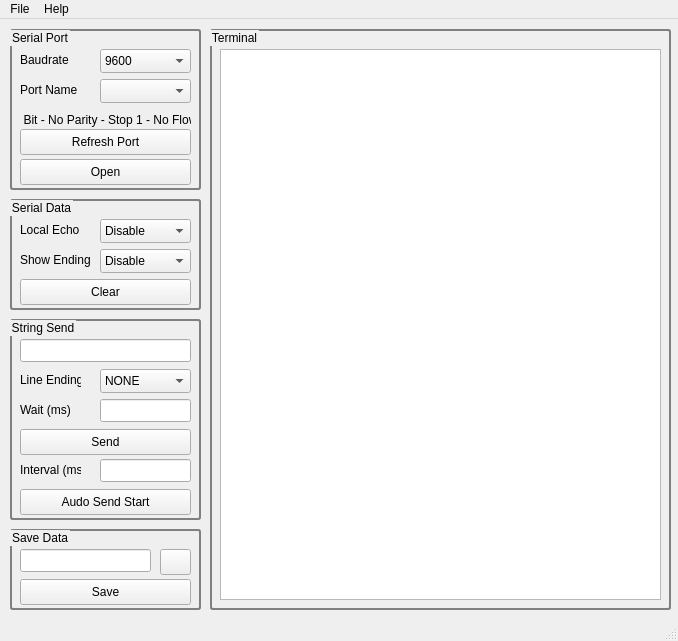
<?xml version="1.0" encoding="UTF-8"?>
<ui version="4.0">
 <class>qtserterm</class>
 <widget class="QMainWindow" name="qtserterm">
  <property name="geometry">
   <rect>
    <x>0</x>
    <y>0</y>
    <width>678</width>
    <height>641</height>
   </rect>
  </property>
  <property name="windowTitle">
   <string>Simple Qt Serial Terminal</string>
  </property>
  <property name="windowIcon">
   <iconset theme="terminal"/>
  </property>
  <widget class="QWidget" name="centralwidget">
   <widget class="QGroupBox" name="grpSerialPort">
    <property name="geometry">
     <rect>
      <x>10</x>
      <y>10</y>
      <width>191</width>
      <height>161</height>
     </rect>
    </property>
    <property name="styleSheet">
     <string notr="true">QGroupBox { 
     border: 2px solid gray; 
     border-radius: 3px; 
 } </string>
    </property>
    <property name="title">
     <string>Serial Port</string>
    </property>
    <widget class="QLabel" name="lblBaud">
     <property name="geometry">
      <rect>
       <x>10</x>
       <y>20</y>
       <width>51</width>
       <height>21</height>
      </rect>
     </property>
     <property name="text">
      <string>Baudrate</string>
     </property>
    </widget>
    <widget class="QComboBox" name="cmbBaud">
     <property name="geometry">
      <rect>
       <x>90</x>
       <y>20</y>
       <width>91</width>
       <height>24</height>
      </rect>
     </property>
     <property name="currentIndex">
      <number>0</number>
     </property>
     <item>
      <property name="text">
       <string>9600</string>
      </property>
     </item>
     <item>
      <property name="text">
       <string>19200</string>
      </property>
     </item>
     <item>
      <property name="text">
       <string>38400</string>
      </property>
     </item>
     <item>
      <property name="text">
       <string>57600</string>
      </property>
     </item>
     <item>
      <property name="text">
       <string>115200</string>
      </property>
     </item>
    </widget>
    <widget class="QLabel" name="lblPort">
     <property name="geometry">
      <rect>
       <x>10</x>
       <y>50</y>
       <width>61</width>
       <height>21</height>
      </rect>
     </property>
     <property name="text">
      <string>Port Name</string>
     </property>
    </widget>
    <widget class="QComboBox" name="cmbPort">
     <property name="geometry">
      <rect>
       <x>90</x>
       <y>50</y>
       <width>91</width>
       <height>24</height>
      </rect>
     </property>
     <property name="currentIndex">
      <number>-1</number>
     </property>
    </widget>
    <widget class="QLabel" name="lblParams">
     <property name="geometry">
      <rect>
       <x>10</x>
       <y>80</y>
       <width>171</width>
       <height>21</height>
      </rect>
     </property>
     <property name="text">
      <string>8 Bit - No Parity - Stop 1 - No Flow</string>
     </property>
     <property name="alignment">
      <set>Qt::AlignCenter</set>
     </property>
    </widget>
    <widget class="QPushButton" name="btnPortScan">
     <property name="geometry">
      <rect>
       <x>10</x>
       <y>100</y>
       <width>171</width>
       <height>26</height>
      </rect>
     </property>
     <property name="text">
      <string>Refresh Port</string>
     </property>
    </widget>
    <widget class="QPushButton" name="btnPortOpen">
     <property name="geometry">
      <rect>
       <x>10</x>
       <y>130</y>
       <width>171</width>
       <height>26</height>
      </rect>
     </property>
     <property name="text">
      <string>Open</string>
     </property>
    </widget>
   </widget>
   <widget class="QGroupBox" name="groupBox">
    <property name="geometry">
     <rect>
      <x>210</x>
      <y>10</y>
      <width>461</width>
      <height>581</height>
     </rect>
    </property>
    <property name="styleSheet">
     <string notr="true">QGroupBox { 
     border: 2px solid gray; 
     border-radius: 3px; 
 } </string>
    </property>
    <property name="title">
     <string>Terminal</string>
    </property>
    <widget class="QPlainTextEdit" name="txtSerTerm">
     <property name="geometry">
      <rect>
       <x>10</x>
       <y>20</y>
       <width>441</width>
       <height>551</height>
      </rect>
     </property>
    </widget>
   </widget>
   <widget class="QGroupBox" name="grpSerialData">
    <property name="geometry">
     <rect>
      <x>10</x>
      <y>180</y>
      <width>191</width>
      <height>111</height>
     </rect>
    </property>
    <property name="styleSheet">
     <string notr="true">QGroupBox { 
     border: 2px solid gray; 
     border-radius: 3px; 
 } </string>
    </property>
    <property name="title">
     <string>Serial Data</string>
    </property>
    <widget class="QLabel" name="lblLocalEcho">
     <property name="geometry">
      <rect>
       <x>10</x>
       <y>20</y>
       <width>61</width>
       <height>21</height>
      </rect>
     </property>
     <property name="text">
      <string>Local Echo</string>
     </property>
    </widget>
    <widget class="QComboBox" name="cmbLocalEcho">
     <property name="geometry">
      <rect>
       <x>90</x>
       <y>20</y>
       <width>91</width>
       <height>24</height>
      </rect>
     </property>
     <property name="currentIndex">
      <number>0</number>
     </property>
     <item>
      <property name="text">
       <string>Disable</string>
      </property>
     </item>
     <item>
      <property name="text">
       <string>Enable</string>
      </property>
     </item>
    </widget>
    <widget class="QComboBox" name="cmbShowEnd">
     <property name="geometry">
      <rect>
       <x>90</x>
       <y>50</y>
       <width>91</width>
       <height>24</height>
      </rect>
     </property>
     <property name="currentIndex">
      <number>0</number>
     </property>
     <item>
      <property name="text">
       <string>Disable</string>
      </property>
     </item>
     <item>
      <property name="text">
       <string>Enable</string>
      </property>
     </item>
    </widget>
    <widget class="QLabel" name="lblShowEnd">
     <property name="geometry">
      <rect>
       <x>10</x>
       <y>50</y>
       <width>71</width>
       <height>21</height>
      </rect>
     </property>
     <property name="text">
      <string>Show Ending</string>
     </property>
    </widget>
    <widget class="QPushButton" name="btnClear">
     <property name="geometry">
      <rect>
       <x>10</x>
       <y>80</y>
       <width>171</width>
       <height>26</height>
      </rect>
     </property>
     <property name="text">
      <string>Clear</string>
     </property>
    </widget>
   </widget>
   <widget class="QGroupBox" name="grpFileDump">
    <property name="geometry">
     <rect>
      <x>10</x>
      <y>510</y>
      <width>191</width>
      <height>81</height>
     </rect>
    </property>
    <property name="styleSheet">
     <string notr="true">QGroupBox { 
     border: 2px solid gray; 
     border-radius: 3px; 
 } </string>
    </property>
    <property name="title">
     <string>Save Data</string>
    </property>
    <widget class="QLineEdit" name="txtFilePath">
     <property name="geometry">
      <rect>
       <x>10</x>
       <y>20</y>
       <width>131</width>
       <height>23</height>
      </rect>
     </property>
    </widget>
    <widget class="QPushButton" name="btnFileSave">
     <property name="geometry">
      <rect>
       <x>10</x>
       <y>50</y>
       <width>171</width>
       <height>26</height>
      </rect>
     </property>
     <property name="text">
      <string>Save</string>
     </property>
    </widget>
    <widget class="QPushButton" name="btnFilePath">
     <property name="geometry">
      <rect>
       <x>150</x>
       <y>20</y>
       <width>31</width>
       <height>26</height>
      </rect>
     </property>
     <property name="text">
      <string/>
     </property>
     <property name="icon">
      <iconset theme="folder-open"/>
     </property>
    </widget>
   </widget>
   <widget class="QGroupBox" name="AutoSend">
    <property name="geometry">
     <rect>
      <x>10</x>
      <y>300</y>
      <width>191</width>
      <height>201</height>
     </rect>
    </property>
    <property name="styleSheet">
     <string notr="true">QGroupBox { 
     border: 2px solid gray; 
     border-radius: 3px; 
 } </string>
    </property>
    <property name="title">
     <string>String Send</string>
    </property>
    <widget class="QLineEdit" name="txtDataSend">
     <property name="geometry">
      <rect>
       <x>10</x>
       <y>20</y>
       <width>171</width>
       <height>23</height>
      </rect>
     </property>
    </widget>
    <widget class="QLabel" name="lblLineEnd">
     <property name="geometry">
      <rect>
       <x>10</x>
       <y>50</y>
       <width>61</width>
       <height>21</height>
      </rect>
     </property>
     <property name="text">
      <string>Line Ending</string>
     </property>
    </widget>
    <widget class="QComboBox" name="cmbLineEnd">
     <property name="geometry">
      <rect>
       <x>90</x>
       <y>50</y>
       <width>91</width>
       <height>24</height>
      </rect>
     </property>
     <property name="currentIndex">
      <number>0</number>
     </property>
     <item>
      <property name="text">
       <string>NONE</string>
      </property>
     </item>
     <item>
      <property name="text">
       <string>CR</string>
      </property>
     </item>
     <item>
      <property name="text">
       <string>LF</string>
      </property>
     </item>
     <item>
      <property name="text">
       <string>CR/LF</string>
      </property>
     </item>
    </widget>
    <widget class="QPushButton" name="btnAutoStart">
     <property name="geometry">
      <rect>
       <x>10</x>
       <y>170</y>
       <width>171</width>
       <height>26</height>
      </rect>
     </property>
     <property name="text">
      <string>Audo Send Start</string>
     </property>
    </widget>
    <widget class="QPushButton" name="btnStringSend">
     <property name="geometry">
      <rect>
       <x>10</x>
       <y>110</y>
       <width>171</width>
       <height>26</height>
      </rect>
     </property>
     <property name="text">
      <string>Send</string>
     </property>
    </widget>
    <widget class="QLineEdit" name="txtInterval">
     <property name="geometry">
      <rect>
       <x>90</x>
       <y>140</y>
       <width>91</width>
       <height>23</height>
      </rect>
     </property>
    </widget>
    <widget class="QLabel" name="lblAutoInterval">
     <property name="geometry">
      <rect>
       <x>10</x>
       <y>140</y>
       <width>61</width>
       <height>21</height>
      </rect>
     </property>
     <property name="text">
      <string>Interval (ms)</string>
     </property>
    </widget>
    <widget class="QLabel" name="lblSendWait">
     <property name="geometry">
      <rect>
       <x>10</x>
       <y>80</y>
       <width>61</width>
       <height>21</height>
      </rect>
     </property>
     <property name="text">
      <string>Wait (ms)</string>
     </property>
    </widget>
    <widget class="QLineEdit" name="txtSendWait">
     <property name="geometry">
      <rect>
       <x>90</x>
       <y>80</y>
       <width>91</width>
       <height>23</height>
      </rect>
     </property>
    </widget>
   </widget>
  </widget>
  <widget class="QMenuBar" name="menubar">
   <property name="geometry">
    <rect>
     <x>0</x>
     <y>0</y>
     <width>678</width>
     <height>19</height>
    </rect>
   </property>
   <widget class="QMenu" name="menuFile">
    <property name="title">
     <string>File</string>
    </property>
    <addaction name="actionPortInfo"/>
    <addaction name="actionPlotter"/>
    <addaction name="separator"/>
    <addaction name="actionQuit"/>
   </widget>
   <widget class="QMenu" name="menuHelp">
    <property name="title">
     <string>Help</string>
    </property>
    <addaction name="actionAbout"/>
    <addaction name="actionAboutQt"/>
   </widget>
   <addaction name="menuFile"/>
   <addaction name="menuHelp"/>
  </widget>
  <widget class="QStatusBar" name="sttbar"/>
  <action name="actionExit">
   <property name="text">
    <string>Exit</string>
   </property>
  </action>
  <action name="actionQuit">
   <property name="icon">
    <iconset theme="exit"/>
   </property>
   <property name="text">
    <string>Quit</string>
   </property>
  </action>
  <action name="actionAbout">
   <property name="icon">
    <iconset theme="help"/>
   </property>
   <property name="text">
    <string>About</string>
   </property>
  </action>
  <action name="actionAboutQt">
   <property name="icon">
    <iconset theme="qtassistant"/>
   </property>
   <property name="text">
    <string>AboutQt</string>
   </property>
  </action>
  <action name="actionPlotter">
   <property name="icon">
    <iconset theme="window-new"/>
   </property>
   <property name="text">
    <string>Open Plotter</string>
   </property>
  </action>
  <action name="actionPortInfo">
   <property name="icon">
    <iconset theme="system-devices-panel-informations"/>
   </property>
   <property name="text">
    <string>Port Info</string>
   </property>
  </action>
 </widget>
 <resources/>
 <connections/>
</ui>
